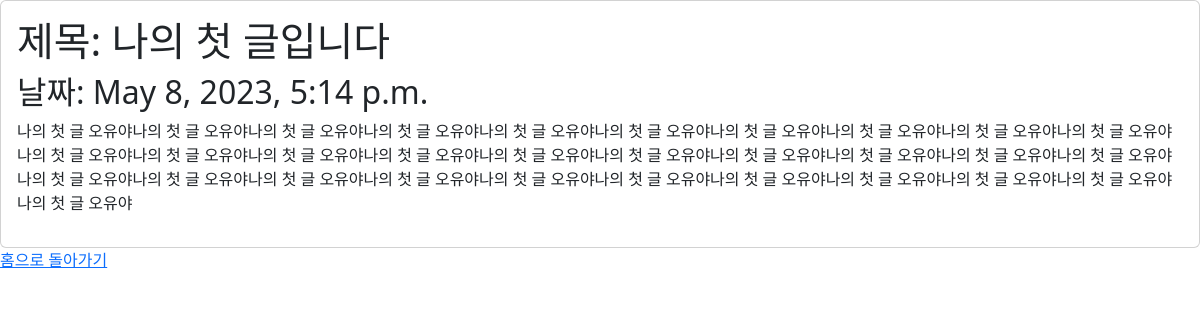
The page /blog/1 on the database its author committed.
### blog/models.py (models this page shows, shortened)
class Blog(models.Model):
    title = models.CharField(max_length = 200)
    pub_date = models.DateTimeField("published date")
    body = models.TextField()

### blog/views.py (the view)
# urls.py: path('blog/<int:blog_id>', blog.views.detail, name = 'detail'),
def detail(request, blog_id):
    blog_detail = get_object_or_404(Blog, pk = blog_id)
    return render(request, 'detail.html', {'blog': blog_detail})

### blog/templates/detail.html (shortened to what this page needs)
<!DOCTYPE html>
<html lang="en">
<head>
    <link href="https://cdn.jsdelivr.net/npm/bootstrap@5.3.0-alpha3/dist/css/bootstrap.min.css" rel="stylesheet"
>
</head>
<body>
    <div class="card">
        <div class="card-body">
            <h1>제목: {{blog.title}}</h1>
            <h2>날짜: {{blog.pub_date}}</h2>
            <p>{{blog.body}}</p>
        </div>
    </div>
    <a href="{%url 'home'%}">홈으로 돌아가기</a>
</body>
</html>

### rows shown on the page
Blog: title "나의 첫 글입니다", pub_date "May 8, 2023, 5:14 p.m.", body "나의 첫 글 오유야나의 첫 글 오유야나의 첫 글 오유야나의 첫 글 오유야나의 첫 글 오유야나의 첫 글 오유야나의 첫 글 오유야나의 첫 글 오유야나의 첫 글 오유야나의 첫 글 오유야나의 첫 글 오유야나의 첫 글 오유야나의 첫 글 오유야나의 첫 글 오유야나의 첫 글 오유야나의 첫 글 오유야나의 첫 글 오유야나의 첫 글 오유야나의 첫 글 오유야나의 첫 글 오유야나의 첫 글 오유야나의 첫 글 오유야나의 첫 글 오유야나의 첫 글 오유야나의 첫 글 오유야나의 첫 글 오유야나의 첫 글 오유야나의 첫 글 오유야나의 첫 글 오유야나의 첫 글 오유야나의 첫 글 오유야"
